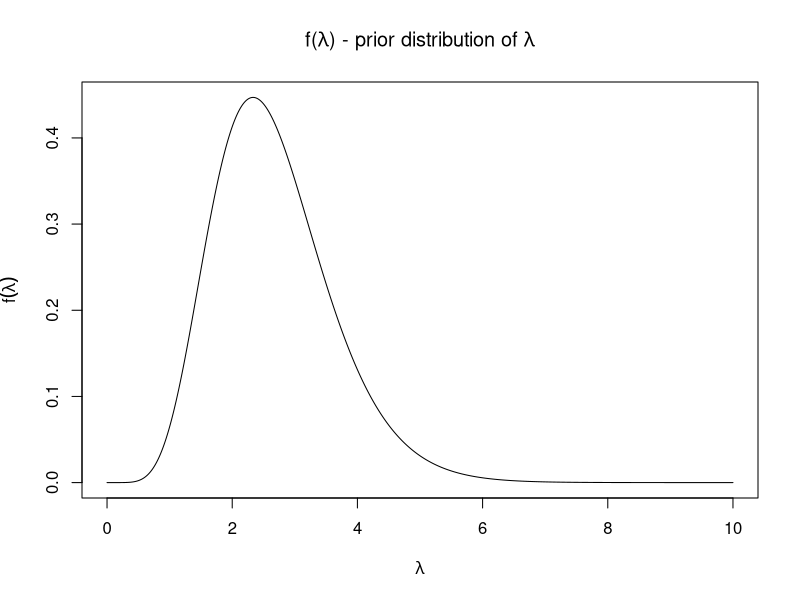
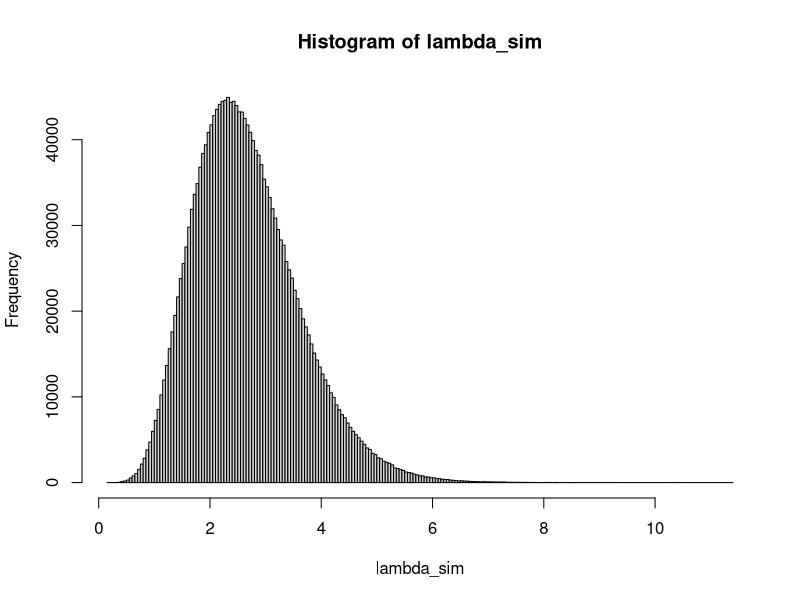
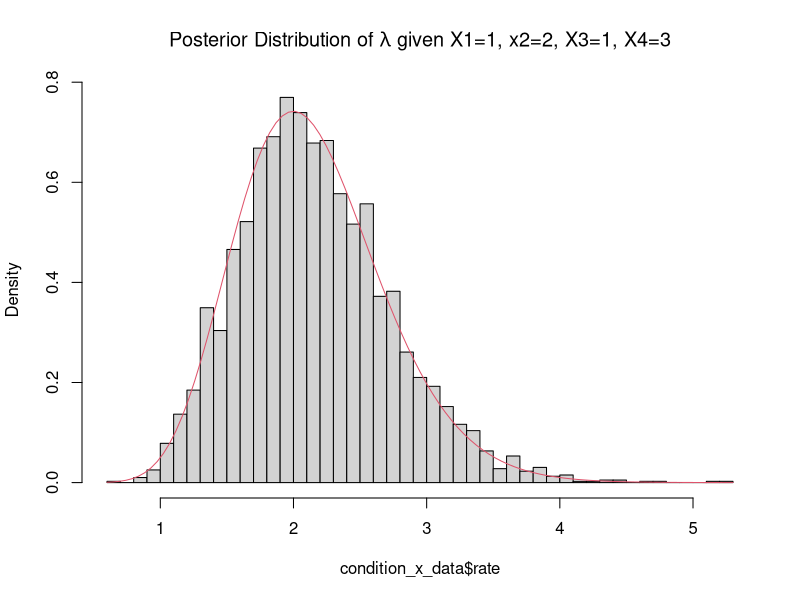

R code for these plots, in order:
## ---- chunk 1
library(dplyr)
library(knitr)
## ---- chunk 2
# choose parameters of prior
alpha <- 8
beta <- 3
lambda_seq <- seq(0,10,0.001)
prior <- function(x){ dgamma(x, shape=alpha, rate=beta) }
plot( y = prior(lambda_seq), 
      x = lambda_seq, 
      xlab=expression(lambda), 
      ylab=expression(f(lambda)), 
      type="l",
      main=bquote("f("*lambda*") - prior distribution of "*lambda) 
    )

# simulate 1 million lambda values from the prior:
lambda_sim <- rgamma(2e6L, shape=alpha, rate=beta )
## ---- chunk 3
hist( lambda_sim, breaks=200 )
## ---- chunk 4
# for each simulated lambda value, simulate a dataset of size 4 from a Poisson distribution
sim_x_data <- 
    lapply( lambda_sim,
            function(l){ rpois(4, lambda=l) }
          ) %>% 
      do.call(rbind, .) 

sim_x_data <- cbind( lambda_sim, sim_x_data )

colnames(sim_x_data) <- c( "rate", paste("X", 1:4, sep="" ) )
sim_x_data <- as_tibble(sim_x_data)

head(sim_x_data, 10) %>% kable()
## ---- chunk 5
# so, let's look at all of the datasets where x1=3,x2=1,x3=2
condition_x_data <- sim_x_data %>% filter(X1==1, X2==2, X3==1, X4==3 )
# condition_x_data

hist( condition_x_data$rate, breaks=40, freq=FALSE, main=bquote("Posterior Distribution of "*lambda*" given X1=1, x2=2, X3=1, X4=3") )
curve( dgamma( x, shape=alpha+1+2+1+3, rate=(beta+4) ), col=2, add=TRUE )
